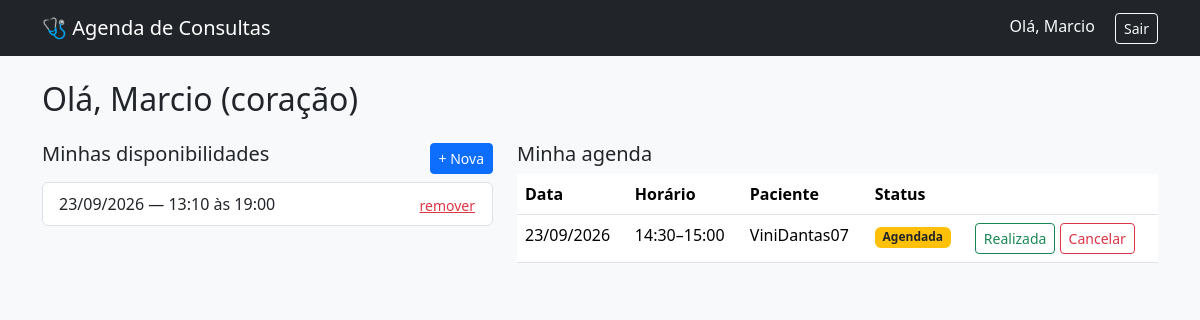
Screenshot of / (signed in) with the database file from the repository.
### consultas/models.py (models this page shows, shortened)
class Profissional(models.Model):
    usuario = models.OneToOneField(
        settings.AUTH_USER_MODEL, on_delete=models.CASCADE, related_name="perfil_profissional"
    )
    especialidade = models.CharField(max_length=100, blank=True)
    def __str__(self):
        nome = self.usuario.get_full_name() or self.usuario.username
        return f"{nome} ({self.especialidade})" if self.especialidade else nome

class Disponibilidade(models.Model):
    profissional = models.ForeignKey(
        Profissional, on_delete=models.CASCADE, related_name="disponibilidades"
    )
    data = models.DateField()
    hora_inicio = models.TimeField()
    hora_fim = models.TimeField()
    class Meta:
        ordering = ["data", "hora_inicio"]

class Consulta(models.Model):
    STATUS_AGENDADA = "agendada"
    STATUS_CANCELADA = "cancelada"
    STATUS_REALIZADA = "realizada"
    STATUS_CHOICES = [
        (STATUS_AGENDADA, "Agendada"),
        (STATUS_CANCELADA, "Cancelada"),
        (STATUS_REALIZADA, "Realizada"),
    ]
    paciente = models.ForeignKey(Paciente, on_delete=models.CASCADE, related_name="consultas")
    profissional = models.ForeignKey(Profissional, on_delete=models.CASCADE, related_name="consultas")
    data = models.DateField()
    hora_inicio = models.TimeField()
    hora_fim = models.TimeField()
    observacoes = models.TextField(blank=True)
    status = models.CharField(max_length=20, choices=STATUS_CHOICES, default=STATUS_AGENDADA)
    criada_em = models.DateTimeField(auto_now_add=True)
    class Meta:
        ordering = ["data", "hora_inicio"]

class Paciente(models.Model):
    usuario = models.OneToOneField(
        settings.AUTH_USER_MODEL, on_delete=models.CASCADE, related_name="perfil_paciente"
    )
    telefone = models.CharField(max_length=30, blank=True)
    def __str__(self):
        return self.usuario.get_full_name() or self.usuario.username

### consultas/views.py (the view)
# urls.py: path("", views.home, name="home"),
@login_required
def home(request):
    tipo, perfil = _perfil(request)
    if tipo == "profissional":
        disponibilidades = perfil.disponibilidades.all()
        consultas = perfil.consultas.exclude(status=Consulta.STATUS_CANCELADA)
        return render(
            request,
            "consultas/home_profissional.html",
            {"perfil": perfil, "disponibilidades": disponibilidades, "consultas": consultas},
        )
    elif tipo == "paciente":
        consultas = perfil.consultas.exclude(status=Consulta.STATUS_CANCELADA)
        return render(request, "consultas/home_paciente.html", {"perfil": perfil, "consultas": consultas})
    else:
        messages.error(request, "Sua conta não tem um perfil de paciente ou profissional associado.")
        return render(request, "consultas/home_paciente.html", {"perfil": None, "consultas": []})

### consultas/views.py (called while the page is built)
def _perfil(request):
    if hasattr(request.user, "perfil_profissional"):
        return "profissional", request.user.perfil_profissional
    if hasattr(request.user, "perfil_paciente"):
        return "paciente", request.user.perfil_paciente
    return None, None

### consultas/templates/consultas/home_profissional.html (shortened to what this page needs)
{% extends "consultas/base.html" %}
{% block content %}
<h2>Olá, {{ perfil }}</h2>
<div class="row mt-4">
    <div class="col-md-5">
        <div class="d-flex justify-content-between align-items-center mb-2">
            <h5>Minhas disponibilidades</h5>
            <a href="{% url 'disponibilidade_create' %}" class="btn btn-sm btn-primary">+ Nova</a>
        </div>
        {% if disponibilidades %}
        <ul class="list-group">
            {% for d in disponibilidades %}
            <li class="list-group-item d-flex justify-content-between align-items-center">
                {{ d.data|date:"d/m/Y" }} — {{ d.hora_inicio|time:"H:i" }} às {{ d.hora_fim|time:"H:i" }}
                <form method="post" action="{% url 'disponibilidade_delete' d.pk %}" class="m-0">
                    <button type="submit" class="btn btn-sm btn-link text-danger p-0">remover</button>
                </form>
            </li>
            {% endfor %}
        </ul>
        {% else %}
        <p class="text-muted">Nenhuma disponibilidade cadastrada ainda.</p>
        {% endif %}
    </div>
    <div class="col-md-7">
        <h5>Minha agenda</h5>
        {% if consultas %}
        <table class="table bg-white">
            <thead>
                <tr><th>Data</th><th>Horário</th><th>Paciente</th><th>Status</th><th></th></tr>
            </thead>
            <tbody>
                {% for c in consultas %}
                <tr>
                    <td>{{ c.data|date:"d/m/Y" }}</td>
                    <td>{{ c.hora_inicio|time:"H:i" }}–{{ c.hora_fim|time:"H:i" }}</td>
                    <td>{{ c.paciente }}</td>
                    <td>
                        {% if c.status == "agendada" %}
                            <span class="badge bg-warning text-dark">Agendada</span>
                        {% else %}
                            <span class="badge bg-success">Realizada</span>
                        {% endif %}
                    </td>
                    <td>
                        {% if c.status == "agendada" %}
                        <form method="post" action="{% url 'consulta_realizar' c.pk %}" class="d-inline">
                            <button type="submit" class="btn btn-sm btn-outline-success">Realizada</button>
                        </form>
                        <form method="post" action="{% url 'consulta_cancelar' c.pk %}" class="d-inline">
                            <button type="submit" class="btn btn-sm btn-outline-danger">Cancelar</button>
                        </form>
                        {% endif %}
                    </td>
                </tr>
                {% endfor %}
            </tbody>
        </table>
        {% else %}
        <p class="text-muted">Nenhuma consulta marcada ainda.</p>
        {% endif %}
    </div>
</div>
{% endblock %}

### consultas/templates/consultas/base.html (shortened to what this page needs)
<!DOCTYPE html>
<html lang="pt-br">
<head>
    <link href="https://cdn.jsdelivr.net/npm/bootstrap@5.3.3/dist/css/bootstrap.min.css" rel="stylesheet">
</head>
<body class="bg-light">
    <nav class="navbar navbar-expand-lg navbar-dark bg-dark mb-4">
        <div class="container">
            <a class="navbar-brand" href="{% url 'home' %}">🩺 Agenda de Consultas</a>
            <div>
                {% if user.is_authenticated %}
                    <span class="text-light me-3">Olá, {{ user.username }}</span>
                    <form action="{% url 'logout' %}" method="post" class="d-inline">
                        <button class="btn btn-outline-light btn-sm" type="submit">Sair</button>
                    </form>
                {% else %}
                    <a href="{% url 'login' %}" class="btn btn-outline-light btn-sm me-2">Entrar</a>
                    <a href="{% url 'cadastro' %}" class="btn btn-light btn-sm">Cadastrar</a>
                {% endif %}
            </div>
        </div>
    </nav>
    <div class="container pb-5">
        {% block content %}{% endblock %}
    </div>
</body>
</html>

### rows the page displays
Profissional: usuario+especialidade "Marcio (coração)"
Disponibilidade: data "23/09/2026", hora_inicio "13:10", hora_fim "19:00"
Consulta: data "23/09/2026", hora_inicio "14:30", hora_fim "15:00", paciente "ViniDantas07", status "Agendada"

### other values shown
{{ user.username }} "Marcio"
